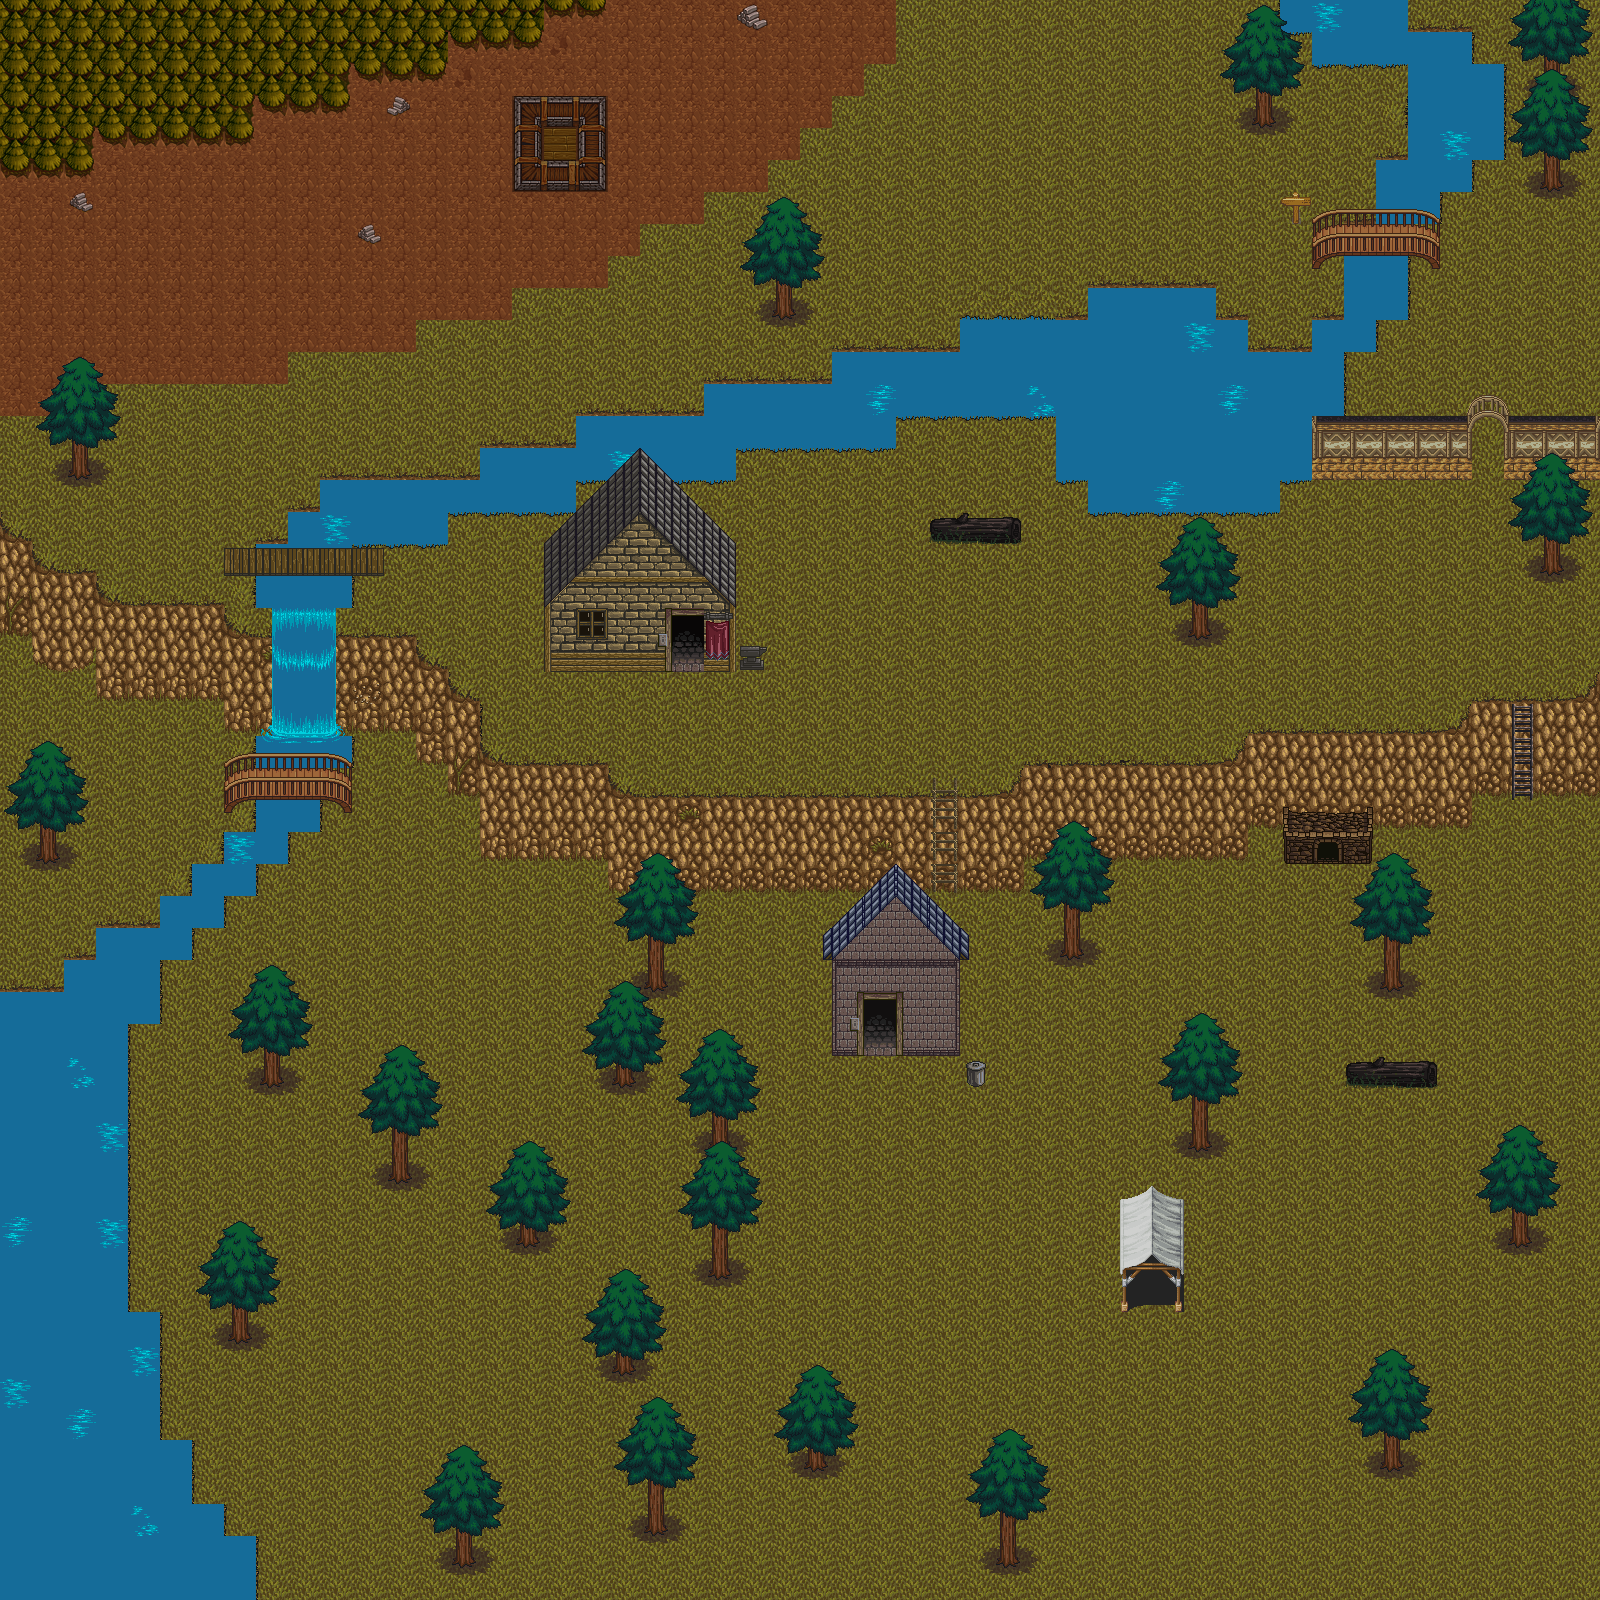

Below is a game level as drawn by its tile map, then a one-line description and the .tmx that defines it (tile-layer data replaced by summaries):
An orthogonal 50x50 tile map with 32x32 px tiles, 9 tile layers (water, map, waterfall, deco, ...), 1 hidden layer not drawn, 21 tilesets.

<map version="1.2" tiledversion="1.3.1" orientation="orthogonal" renderorder="right-down" compressionlevel="-1" width="50" height="50" tilewidth="32" tileheight="32" infinite="0" nextlayerid="16" nextobjectid="10">
 <tileset firstgid="1" name="1" tilewidth="32" tileheight="32" tilecount="360" columns="15">
  <image source="1.png" width="480" height="768" />
 </tileset>
 <tileset firstgid="361" name="2" tilewidth="32" tileheight="32" tilecount="110" columns="10">
  <image source="2.png" width="320" height="352" />
 </tileset>
 <tileset firstgid="471" name="3" tilewidth="32" tileheight="32" tilecount="60" columns="15">
  <image source="3.png" width="480" height="128" />
 </tileset>
 <tileset firstgid="531" name="4" tilewidth="32" tileheight="32" tilecount="210" columns="15">
  <image source="4.png" width="480" height="448" />
 </tileset>
 <tileset firstgid="741" name="5" tilewidth="32" tileheight="32" tilecount="90" columns="9">
  <image source="5.png" width="288" height="320" />
 </tileset>
 <tileset firstgid="831" name="9" tilewidth="32" tileheight="32" tilecount="72" columns="9">
  <image source="9.png" width="288" height="256" />
 </tileset>
 <tileset firstgid="903" name="WaterAndFire (1)" tilewidth="32" tileheight="32" tilecount="48" columns="6">
  <image source="WaterAndFire (1).png" width="192" height="256" />
 </tileset>
 <tileset firstgid="951" name="collision-textures" tilewidth="32" tileheight="32" tilecount="25" columns="5">
  <image source="collision-textures.png" width="160" height="160" />
 </tileset>
 <tileset firstgid="976" name="hyptosis_til-art-batch-2" tilewidth="32" tileheight="32" tilecount="900" columns="30">
  <image source="hyptosis_til-art-batch-2.png" width="960" height="960" />
 </tileset>
 <tileset firstgid="1876" name="hyptosis_tile-art-batch-1" tilewidth="32" tileheight="32" tilecount="900" columns="30">
  <image source="hyptosis_tile-art-batch-1.png" width="960" height="960" />
 </tileset>
 <tileset firstgid="2776" name="hyptosis_tile-art-batch-3" tilewidth="32" tileheight="32" tilecount="900" columns="30">
  <image source="hyptosis_tile-art-batch-3.png" width="960" height="960" />
 </tileset>
 <tileset firstgid="3676" name="hyptosis_tile-art-batch-4" tilewidth="32" tileheight="32" tilecount="900" columns="30">
  <image source="hyptosis_tile-art-batch-4.png" width="960" height="960" />
 </tileset>
 <tileset firstgid="4576" name="signpost-outsidestuff" tilewidth="32" tileheight="32" tilecount="16" columns="4">
  <image source="signpost-outsidestuff.png" width="128" height="128" />
 </tileset>
 <tileset firstgid="4592" name="textures-01" tilewidth="32" tileheight="32" tilecount="108" columns="12">
  <image source="textures-01.png" width="384" height="288" />
 </tileset>
 <tileset firstgid="4700" name="textures-02" tilewidth="32" tileheight="32" tilecount="18" columns="3">
  <image source="textures-02.png" width="96" height="192" />
 </tileset>
 <tileset firstgid="4718" name="textures-03" tilewidth="32" tileheight="32" tilecount="42" columns="6">
  <image source="textures-03.png" width="192" height="224" />
 </tileset>
 <tileset firstgid="4760" name="textures-04" tilewidth="32" tileheight="32" tilecount="15" columns="3">
  <image source="textures-04.png" width="96" height="160" />
 </tileset>
 <tileset firstgid="4775" name="textures-05" tilewidth="32" tileheight="32" tilecount="18" columns="3">
  <image source="textures-05.png" width="96" height="192" />
 </tileset>
 <tileset firstgid="4793" name="textures-06" tilewidth="32" tileheight="32" tilecount="42" columns="6">
  <image source="textures-06.png" width="192" height="224" />
 </tileset>
 <tileset firstgid="4835" name="textures-07" tilewidth="32" tileheight="32" tilecount="18" columns="6">
  <image source="textures-07.png" width="192" height="96" />
 </tileset>
 <tileset firstgid="4853" name="tf_beach_tileA1" tilewidth="32" tileheight="32" tilecount="432" columns="24">
  <image source="tf_beach_tileA1.png" width="768" height="576" />
 </tileset>
 <layer id="6" name="water" width="50" height="50">
  <data>[2500 cells, 482 non-empty, 5 distinct tile ids]</data>
 </layer>
 <layer id="1" name="map" width="50" height="50">
  <data>[2500 cells, 2246 non-empty, 21 distinct tile ids]</data>
 </layer>
 <layer id="7" name="waterfall" width="50" height="50">
  <data>[2500 cells, 16 non-empty, 16 distinct tile ids]</data>
 </layer>
 <layer id="4" name="deco" width="50" height="50">
  <data>[2500 cells, 438 non-empty, 23 distinct tile ids]</data>
 </layer>
 <layer id="5" name="houses" width="50" height="50">
  <data>[2500 cells, 101 non-empty, 52 distinct tile ids]</data>
 </layer>
 <layer id="8" name="toit" width="50" height="50">
  <data>[2500 cells, 28 non-empty, 11 distinct tile ids]</data>
 </layer>
 <layer id="9" name="deco_house" width="50" height="50">
  <data>[2500 cells, 20 non-empty, 18 distinct tile ids]</data>
 </layer>
 <layer id="10" name="tree" width="50" height="50">
  <data>[2500 cells, 242 non-empty, 14 distinct tile ids]</data>
 </layer>
 <layer id="11" name="leaves" width="50" height="50">
  <data>[2500 cells, 267 non-empty, 21 distinct tile ids]</data>
 </layer>
 <layer id="3" name="logic" width="50" height="50" visible="0">
  <data>[2500 cells, 613 non-empty, 4 distinct tile ids]</data>
 </layer>
</map>
